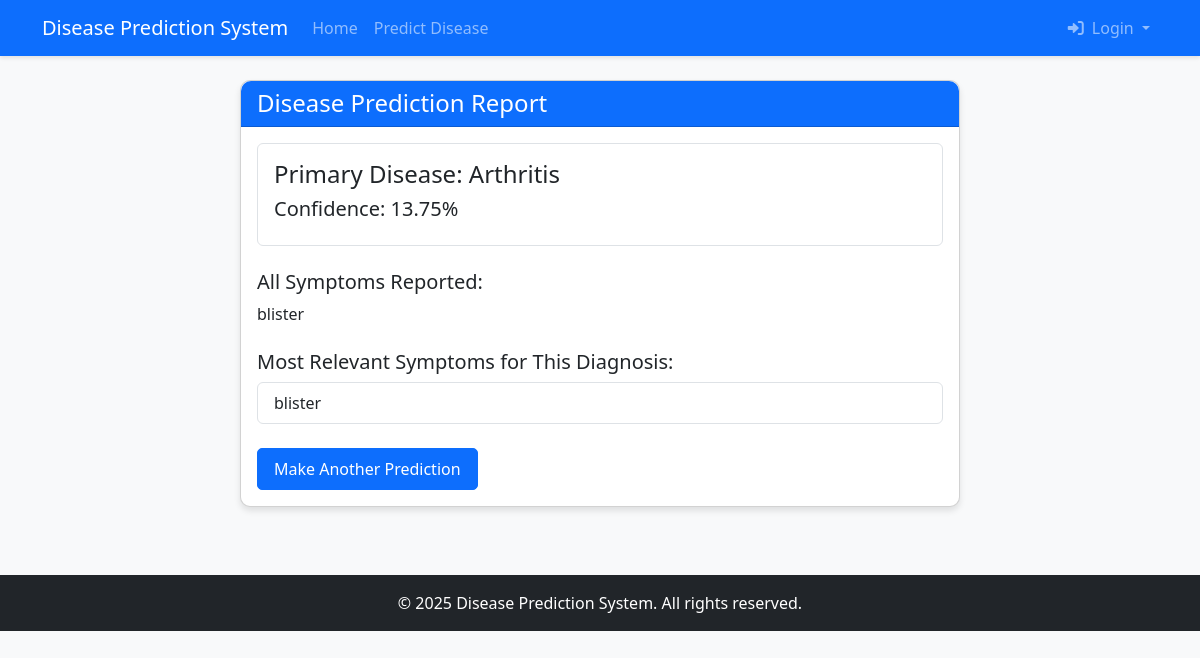
The app's page /prediction/result/47/ with its own data.
### prediction/models.py (models this page shows, shortened)
class Prediction(models.Model):
    patient = models.ForeignKey(Patient, on_delete=models.CASCADE, related_name='predictions', null=True, blank=True)
    symptoms = models.TextField()
    predicted_disease = models.ForeignKey(Disease, on_delete=models.CASCADE, related_name='predictions')
    confidence_score = models.FloatField()
    is_verified = models.BooleanField(default=False)
    verified_by = models.ForeignKey(Doctor, on_delete=models.SET_NULL, null=True, blank=True, related_name='verified_predictions')
    doctor_notes = models.TextField(blank=True, null=True)
    created_at = models.DateTimeField(auto_now_add=True)
    updated_at = models.DateTimeField(auto_now=True)

class Disease(models.Model):
    name = models.CharField(max_length=100)
    description = models.TextField()
    symptoms = models.TextField(help_text="Comma separated list of symptoms")
    causes = models.TextField()
    home_remedies = models.TextField(blank=True, null=True)
    medications = models.TextField(blank=True, null=True)
    created_at = models.DateTimeField(auto_now_add=True)
    updated_at = models.DateTimeField(auto_now=True)

### prediction/views.py (the view)
# urls.py: path('result/<int:prediction_id>/', views.prediction_result, name='prediction_result'),
def prediction_result(request, prediction_id):
    prediction = get_object_or_404(Prediction, id=prediction_id)
    symptoms_list = prediction.symptoms.split(',') if prediction.symptoms else []
    alternative_diseases = request.session.get('alternative_diseases', [])
    alternative_confidences = request.session.get('alternative_confidences', [])
    relevant_symptoms = request.session.get('relevant_symptoms', symptoms_list)
    alternative_predictions = []
    for i in range(len(alternative_diseases)):
        if i < len(alternative_confidences):
            alternative_predictions.append({
                'disease': alternative_diseases[i],
                'confidence': alternative_confidences[i]
            })
    context = {
        'prediction': prediction,
        'symptoms_list': symptoms_list,
        'relevant_symptoms': relevant_symptoms,
        'alternative_predictions': alternative_predictions
    }
    return render(request, 'prediction/prediction_result.html', context)

### templates/prediction/prediction_result.html (shortened to what this page needs)
{% extends 'base/base.html' %}
{% block content %}
<div class="container mt-4">
    <div class="row">
        <div class="col-md-8 offset-md-2">
            <div class="card">
                <div class="card-header bg-primary text-white">
                    <h4 class="mb-0">Disease Prediction Report</h4>
                </div>
                <div class="card-body">
                    <div class="mb-4 p-3 border rounded">
                        <h4>Primary Disease: {{ prediction.predicted_disease.name }}</h4>
                        <h5>Confidence: {{ prediction.confidence_score|floatformat:2 }}%</h5>
                    </div>
                    <div class="mb-4">
                        <h5>All Symptoms Reported:</h5>
                        <p>{{ symptoms_list|join:", " }}</p>
                    </div>
                    {% if relevant_symptoms %}
                    <div class="mb-4">
                        <h5>Most Relevant Symptoms for This Diagnosis:</h5>
                        <ul class="list-group">
                            {% for symptom in relevant_symptoms %}
                            <li class="list-group-item">{{ symptom }}</li>
                            {% endfor %}
                        </ul>
                    </div>
                    {% endif %}
                    <div class="mt-4">
                        <a href="{% url 'prediction_home' %}" class="btn btn-primary">Make Another Prediction</a>
                    </div>
                </div>
            </div>
        </div>
    </div>
</div>
{% endblock %}

### static/css/style.css (style rules this page uses)
body { font-family: 'Segoe UI', Tahoma, Geneva, Verdana, sans-serif; background-color: #f8f9fa; color: #333; }
.card { border-radius: 10px; box-shadow: 0 4px 6px rgba(0, 0, 0, 0.1); margin-bottom: 20px; transition: transform 0.3s ease; }
.card-header { border-radius: 10px 10px 0 0 !important; font-weight: bold; }
.btn { border-radius: 5px; padding: 8px 16px; font-weight: 500; }
.btn-primary { background-color: #0d6efd; border-color: #0d6efd; }

### records on screen
Prediction: predicted_disease.name "Arthritis", confidence_score "13.75", symptoms "blister", relevant_symptoms "blister"
